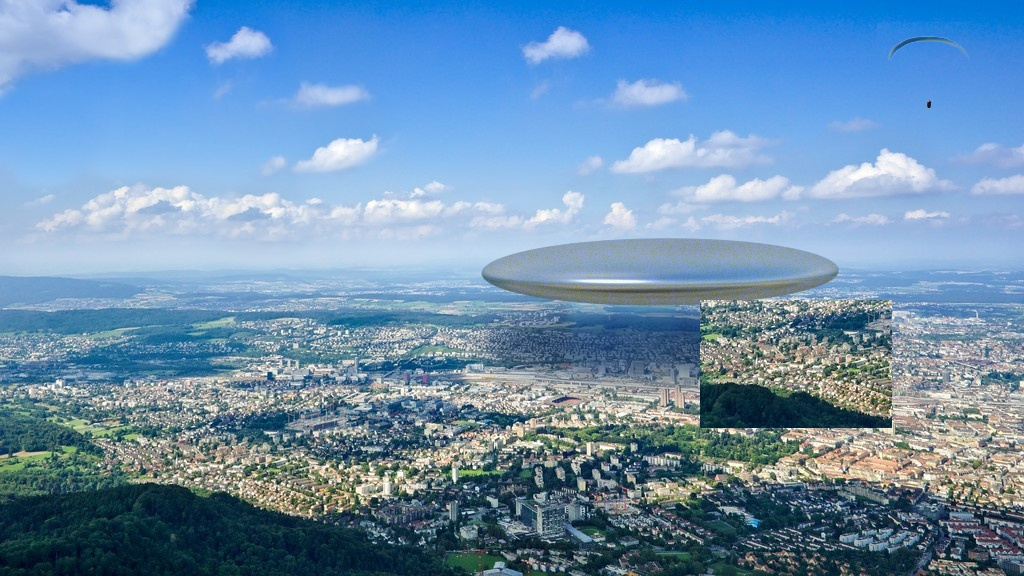
#> input picture assets/examples/copy_move_clone.jpg, 1024 x 576 px; its folder holds only this picture in this run
$ python -i frequency_analysis.py   (imports and definitions only)
#> lines starting #> are read from the running program, lines starting #| are printed output that depends on the picture
### analysis/util.py
"""
Shared helpers: the result contract every analysis returns, decoding images
to arrays without re-encoding them, and JPEG grid alignment.
"""
import io

import numpy as np
from PIL import Image, ImageOps

# ── Result contract ───────────────────────────────────────────────
# Every public analysis function returns make_result(...). The app renders
# any result the same way, so a module can't return keys the UI never reads.
STATUSES = ("ok", "insufficient_data", "not_applicable", "error")
LEVELS = ("info", "notice", "warning")  # neutral / weak indicator / inconsistency


def make_result(status, summary, findings=(), metrics=None, images=None,
                tables=None, limitations=(), details=None):
    """
    Args:
        status: one of STATUSES
        summary: one neutral sentence describing what was measured
        findings: iterable of (level, text) or {"level", "text"}
        metrics: {label: number|str} shown as headline numbers
        images: {caption: uint8 ndarray (H,W) or (H,W,3)}
        tables: {title: list[dict] | dict}
        limitations: what this technique cannot see, always shown
        details: raw values for power users / tests (JSON-serialisable)
    """
    if status not in STATUSES:
        raise ValueError(f"bad status {status!r}")
    norm = []
    for f in findings:
        level, text = (f["level"], f["text"]) if isinstance(f, dict) else f
        if level not in LEVELS:
            raise ValueError(f"bad finding level {level!r}")
        norm.append({"level": level, "text": str(text)})
    return {
        "status": status,
        "summary": str(summary),
        "findings": norm,
        "metrics": dict(metrics or {}),
        "images": dict(images or {}),
        "tables": dict(tables or {}),
        "limitations": [str(x) for x in limitations],
        "details": dict(details or {}),
    }


def error_result(exc, limitations=()):
    return make_result("error", f"Analysis failed: {exc}", limitations=limitations)


# ── Decoding ──────────────────────────────────────────────────────
def load_array(image_path, mode="RGB", max_px=None):
    """
    Decode an image to a float64 array in [0, 255] without re-encoding it.

    EXIF orientation is NOT applied: forensic traces (JPEG grid, PRNU, CFA)
    live in the stored pixel order.

    Args:
        mode: "RGB" or "L". Alpha is dropped; 16-bit and palette images are
            converted by Pillow.
        max_px: if set and the longer side exceeds it, downscale in memory
            (area interpolation). Only for analyses that do not depend on
            compression traces. The returned scale says what happened.

    Returns:
        (array, scale) where scale <= 1.0 is the applied resize factor.
    """
    with Image.open(image_path) as img:
        if img.mode in ("I;16", "I;16B", "I;16L", "I"):
            arr = np.asarray(img, dtype=np.float64)
            arr = arr * (255.0 / max(arr.max(), 1.0))
            img = Image.fromarray(arr.astype(np.uint8))
        img = img.convert(mode)
        scale = 1.0
        if max_px and max(img.size) > max_px:
            scale = max_px / max(img.size)
            size = (max(1, round(img.width * scale)),
                    max(1, round(img.height * scale)))
            img = img.resize(size, Image.Resampling.BOX)
        return np.asarray(img, dtype=np.float64), scale


def image_format(image_path):
    with Image.open(image_path) as img:
        return img.format


def to_uint8(arr, stretch=True):
    """Map any array to uint8 for display. stretch=True uses the 0.5-99.5 %
    percentiles so one outlier can't flatten the picture."""
    a = np.asarray(arr, dtype=np.float64)
    a = np.nan_to_num(a)
    if stretch:
        lo, hi = np.percentile(a, [0.5, 99.5])
        a = (a - lo) / (hi - lo) if hi > lo else np.zeros_like(a)
        a = a * 255.0
    return np.clip(a, 0, 255).astype(np.uint8)


# [19 lines left out: functions fig_to_array, overlay_mask, not called in this run]


# ── JPEG grid ─────────────────────────────────────────────────────
# Block artifact grid (BAG) after W. Li, Y. Yuan, N. Yu, "Passive detection
# of doctored JPEG image via block artifact grid extraction", Signal
# Processing 89(9), 2009. Second-order differences are taken across every
# column/row gap (see _gap_diff); values above T are zeroed so object edges
# do not swamp the weak block-boundary steps; the rest is accumulated along
# the boundary over 33 px, a 33-px running median across it is subtracted,
# and the energy is summed per grid phase. Deviation from the paper: T adapts
# to the image, T = max(BAG_EDGE_MIN, BAG_EDGE_K * median difference). A
# fixed T missed the grid either in textured (grass, gravel) or in smooth
# images. Global crop-offset recovery with the adaptive T: 73 % of 96 cropped
# JPEGs q50-95 (q50-70 94 %, q80 75 %, q90 56 %, q95 31 %), 0/48 false grids
# on never-compressed, NN-2x and bicubic-1.5x images (frequency_analysis).
BAG_EDGE_K = 8.0
BAG_EDGE_MIN = 4.0


def _gap_diff(g, axis):
    """Second-order difference e[x] = |2g[x] - g[x-1] - g[x+1]| (Li et al.),
    summed over the two pixels either side of each gap: out[x] = e[x-1] +
    e[x] is the response to a step between pixels x-1 and x. A lone second
    difference peaks equally on both sides of a block boundary, so the sum
    is what makes the grid phase unambiguous."""
    a = g if axis == 1 else g.T
    e = np.zeros_like(a)
    e[:, 1:-1] = np.abs(2 * a[:, 1:-1] - a[:, :-2] - a[:, 2:])
    out = np.zeros_like(a)
    out[:, 1:] = e[:, 1:] + e[:, :-1]
    return out if axis == 1 else out.T


def bag_diffs(gray, edge_t=None):
    """
    Edge-suppressed boundary differences (edge_t=None: adaptive T above).

    Returns:
        (dh, dv) both shaped like gray. dh[y, x] is the boundary response
        at the gap where a block would start at column x (column 0 is 0);
        dv likewise for rows. Values above edge_t are set to 0.
    """
    g = np.asarray(gray, dtype=np.float64)
    if g.ndim == 3:
        g = g.mean(axis=2)
    dh = _gap_diff(g, 1)
    dv = _gap_diff(g, 0)
    if edge_t is None:
        edge_t = max(BAG_EDGE_MIN, BAG_EDGE_K * float(np.median(dh)))
    dh[dh > edge_t] = 0
    dv[dv > edge_t] = 0
    return dh, dv


def bag_maps(gray, edge_t=None, step=8, win=33):
    """
    Block artifact grid maps (Li et al. 2009, eqs. for accumulation and
    median-based periodic extraction).

    The edge-suppressed differences are summed along the boundary direction
    over `win` px, and the median over `win` px across it is subtracted, so
    only the periodic boundary peaks remain (clipped at 0). To keep this
    O(pixels) the accumulated maps are sampled every `step` px along the
    boundary direction (the 33-px window makes neighbours redundant).

    Returns:
        (gh, gv): gh[i, x] = vertical-boundary BAG at row i*step, column x;
        gv[y, j] = horizontal-boundary BAG at row y, column j*step.
    """
    from scipy import ndimage
    dh, dv = bag_diffs(gray, edge_t)
    ah = ndimage.uniform_filter1d(dh, win, axis=0)[step // 2::step]
    av = ndimage.uniform_filter1d(dv, win, axis=1)[:, step // 2::step]
    gh = np.maximum(ah - ndimage.median_filter(ah, size=(1, win)), 0)
    gv = np.maximum(av - ndimage.median_filter(av, size=(win, 1)), 0)
    return gh, gv


def phase_energy(d, axis):
    """Mean of d over all columns (axis=1) or rows (axis=0) of each phase
    p = index mod 8, normalised to mean 1. Index 0 (no gap) is skipped."""
    prof = np.asarray(d, dtype=np.float64).mean(axis=1 - axis)[1:]
    phase = np.arange(1, prof.size + 1) % 8
    e = np.array([prof[phase == p].mean() if (phase == p).any() else 0.0
                  for p in range(8)])
    return e / max(e.mean(), 1e-12)


# [17 lines left out: function blockiness_by_offset, not called in this run]


def grid_uniqueness(e):
    """Strongest phase energy over the second strongest (1.0 = no unique
    8-periodic peak; an upscale's period-2/4 pattern also gives 1.0)."""
    s = np.sort(np.asarray(e, dtype=np.float64))
    return float(s[-1] / max(s[-2], 1e-12))


# [18 lines left out: function jpeg_grid_offset, not called in this run]


# [17 lines that do not run on import are left out]

### analysis/__init__.py
# Lazy imports - modules are only loaded when first accessed.
# This prevents loading heavy libraries (cv2, scipy, matplotlib, numpy)
# at app startup when the user may only use one or two analysis tabs.

import importlib as _importlib

_MODULE_NAMES = [
    "ela",
    "metadata_analysis",
    "histogram_analysis",
    "noise_map",
    "jpeg_ghost",
    "quant_table",
    "double_jpeg",
    "cmfd",
    "prnu",
    "frequency_analysis",
    "deepfake_detector",
    "resampling_detector",
    "steganography_detection",
    "hash_verification",
    "util",
]

__all__ = list(_MODULE_NAMES)


def __getattr__(name):
    """Lazily import sub-modules on first access."""
    if name in _MODULE_NAMES:
        mod = _importlib.import_module(f".{name}", __name__)
        globals()[name] = mod  # cache so subsequent accesses are fast
        return mod
    raise AttributeError(f"module {__name__!r} has no attribute {name!r}")

### analysis/frequency_analysis.py
"""
Frequency-domain measurements.

analyze_spectrum: radially averaged power spectrum of the mean-subtracted,
Hann-windowed luminance. Natural images fall off roughly as 1/f^2
(D. J. Field, "Relations between the statistics of natural images and the
response properties of cortical cells", JOSA A 4(12), 1987; A. Torralba and
A. Oliva, "Statistics of natural image categories", Network 14, 2003). The
log-log slope and the share of power above half-Nyquist are reported as
measurements; values outside the range measured on unedited photos are a
notice only, because scene content moves both numbers as much as editing.

analyze_blocking: block artifact grid (BAG) extraction after W. Li, Y. Yuan,
N. Yu, "Passive detection of doctored JPEG image via block artifact grid
extraction", Signal Processing 89(9), 2009 (implementation in
analysis.util.bag_maps). Reports the global 8x8 grid origin (a non-zero
origin means the image was cropped after JPEG compression, or is itself a
pasted JPEG region), and local windows whose grid phase disagrees with the
global grid. A periodic pattern whose period is not 8 (e.g. nearest-neighbour
upscaling) is reported as such, not as a JPEG grid.
"""
import numpy as np
from PIL import Image
from scipy import ndimage

from analysis import util
from analysis.util import error_result, fig_to_array, load_array, make_result

# ── Spectrum ──────────────────────────────────────────────────────
MAX_SIDE = 2048   # centre square crop; cropping (unlike resizing) keeps the spectrum
# Interpretation ranges for the log-binned slope (scratchpad fix3/cal_spec.py).
# Calibration set: sample + 8 skimage photos + 8 camera-pipeline scenes (Bayer
# RGGB, shot/read noise, cv2 demosaic, half sharpened), each PNG and JPEG
# q70/85/95: slope -3.01 .. -1.08 (grass), HF 0.19 .. 28.6 %.
# Hold-out (6 other skimage images + 8 other seeds, 60 negatives):
#   outside the range 8/60 (13 %): every version of 'cat' (slope -4.3, smooth
#   fur) and 'colorwheel' (HF 0.02 %, flat graphic) - scene content, as the
#   limitations say; Gaussian blur s=1.5 13/15, 2x bicubic upscale 3/15,
#   Gaussian noise s=8 0/15.
SLOPE_LO, SLOPE_HI = -3.5, -1.0
HF_LO, HF_HI = 0.0005, 0.30

SPECTRUM_LIMITATIONS = [
    "The slope and HF share depend mostly on scene content (sky vs foliage, "
    "focus, depth of field); an out-of-range value is not evidence of editing.",
    "Upscaling, sharpening and added noise stay inside the range measured on "
    "unedited photos in most cases; only strong blur is usually visible.",
    "A whole-image spectrum cannot localise an edit.",
    f"Images larger than {MAX_SIDE} px are measured on a centre crop.",
]


def _square_crop(g, n):
    y0, x0 = (g.shape[0] - n) // 2, (g.shape[1] - n) // 2
    return g[y0:y0 + n, x0:x0 + n]


# [102 lines left out: functions power_spectrum_stats, _loglog_fit, _profile_plot, analyze_spectrum, not called in this run]


# ── Blocking / BAG ────────────────────────────────────────────────
# Calibrated (scratchpad p7/cal_grid.py, cal_local.py, sweep_local4.py) on
# 16 photos (sample + skimage):
# GRID_MIN: grid reported when jpeg_grid_offset strength >= 1.4. Never-
#   compressed (0.5x area-downscaled) photos, their NN-2x and bicubic-1.5x
#   upscales: 0/48 false grids. Cropped JPEGs (random 0-7 px crop) with the
#   crop offset recovered: q50 15/16, q60 15/16, q70 14/16, q80 12/16,
#   q90 9/16, q95 5/16 (73 %).
# Local: 64x64 windows on a 32-px step; a window is misaligned when its
#   strongest phase pair differs from the global one and beats the global
#   phase by LOCAL_UNIQ on some axis; MIN_CLUSTER touching windows with the
#   SAME phase pair are reported (texture gives random phases, a pasted JPEG
#   one consistent phase). Positives: 25-40 % patch from a q50-80 JPEG
#   pasted at a non-aligned position into a q70-95 JPEG: saved at q95 6/16,
#   q100 7/16, PNG 8/16 localised (44 %; 39/48 had a measurable global
#   grid). Negatives: cropped clean JPEGs q50-95 2/48 flagged (both the
#   bundled sample, itself a q95 JPEG, so the crop created a real 2nd grid).
GRID_MIN = 1.4
AC_MIN = 0.5      # |diff| profile autocorrelation; clean photos max 0.34 (0/16),
                  # NN 2x 16/16, NN 3x 16/16, bilinear 2x 10/16 (chk_period.py)
TILE = 32
LOCAL_UNIQ = 2.0
MIN_CLUSTER = 5
GLOBAL_SECOND = 50.0  # % of image: a second grid this widespread is global

BLOCKING_LIMITATIONS = [
    "JPEG quality >= 90 leaves a weak grid that is often not measurable, "
    "especially in small or smooth images.",
    "Resizing, rotation, strong filtering or noise after compression erase "
    "the grid; a grid-free image may still have been a JPEG.",
    "A pasted region is only visible if it carries its own grid at a "
    "different phase and was not recompressed at a lower quality afterwards.",
    "Flat regions (sky, walls) have no measurable local grid.",
]


DISPLAY_MAX = 1200


def _display(a):
    """Downscale a uint8 image so its longer side is <= DISPLAY_MAX."""
    h, w = a.shape[:2]
    s = max(h, w) / DISPLAY_MAX
    if s <= 1:
        return a
    return np.asarray(Image.fromarray(a).resize(
        (max(1, round(w / s)), max(1, round(h / s))), Image.Resampling.BOX))


def _period(g, axis):
    """Dominant period (px) of the mean |first difference| profile along
    `axis` (1 = x) and its normalised autocorrelation, lags 2..32."""
    prof = np.abs(np.diff(g, axis=axis)).mean(axis=1 - axis)
    if prof.size < 72:
        return 0, 0.0
    hp = prof - ndimage.uniform_filter1d(prof, 9)
    hp = hp - hp.mean()
    ac = np.correlate(hp, hp, "full")[hp.size - 1:]
    ac = ac / max(ac[0], 1e-12)
    lags = ac[2:33]
    best = float(lags.max())
    period = int(np.flatnonzero(lags >= 0.8 * best)[0] + 2)
    return period, best


def _local_phase(gh, gv, h, w):
    """Per-window 8-phase BAG energies (nwy, nwx, 8) for x and y, on
    2x2-tile (64 px) windows with a TILE-px step."""
    step = 8  # bag_maps sampling step
    rows_per_tile = TILE // step
    nty, ntx = h // TILE, w // TILE
    # x phases: gh[i, x], x = column; phase = x % 8
    a = gh[:nty * rows_per_tile, :ntx * TILE]
    a = a.reshape(nty, rows_per_tile, ntx, TILE // 8, 8).sum(axis=(1, 3))
    # y phases: gv[y, j]
    b = gv[:nty * TILE, :ntx * rows_per_tile]
    b = b.reshape(nty, TILE // 8, 8, ntx, rows_per_tile).sum(axis=(1, 4))
    b = b.transpose(0, 2, 1)
    win = lambda t: t[:-1, :-1] + t[1:, :-1] + t[:-1, 1:] + t[1:, 1:]
    return win(a), win(b)


def local_misalignment(gh, gv, h, w, gy, gx):
    """
    Returns (score, keep): score[i, j] in [-1, 1] = log2 of global-phase
    energy over the strongest other phase (min over axes; >0 aligned, <0
    another phase dominates); keep = windows in clusters of >= MIN_CLUSTER
    touching misaligned windows sharing one phase pair.
    """
    ex, ey = _local_phase(gh, gv, h, w)

    def axis_score(e, g):
        other = np.delete(e, g, axis=2).max(axis=2)
        return np.log2((e[..., g] + 1e-9) / (other + 1e-9))

    score = np.minimum(axis_score(ex, gx), axis_score(ey, gy))
    pair = ey.argmax(axis=2) * 8 + ex.argmax(axis=2)
    mis = (score < -np.log2(LOCAL_UNIQ)) & (pair != gy * 8 + gx)
    keep = np.zeros_like(mis)
    for v in np.unique(pair[mis]):
        lab, n = ndimage.label(mis & (pair == v))
        sizes = np.bincount(lab.ravel())[1:]
        keep |= np.isin(lab, np.flatnonzero(sizes >= MIN_CLUSTER) + 1)
    return np.clip(score, -1, 1), keep


def analyze_blocking(image_path):
    """
    JPEG block-artifact-grid analysis.

    Images: BAG map, local alignment heatmap (when a grid is present).
    Metrics: grid origin, grid strength, dominant period per axis,
    misaligned area %.
    """
#> called with image_path = '../assets/examples/copy_move_clone.jpg'
    try:
        g, _ = load_array(image_path, "L")
#> in load_array, img is the input picture: PIL image 1024x576 RGB; mean R, G, B 109.1, 144.5, 175.7
        h, w = g.shape
        if min(h, w) < 64 or g.std() < 1.0:
            return make_result(
                "insufficient_data",
                f"Image is {w}x{h} px or uniform; grid analysis needs at "
                "least 64x64 px of varying content.",
                limitations=BLOCKING_LIMITATIONS)
        gh, gv = util.bag_maps(g)
#> call 2 of _gap_diff, with axis = 0
#> in _gap_diff (call 2), `a = g if axis == 1 else g.T`:
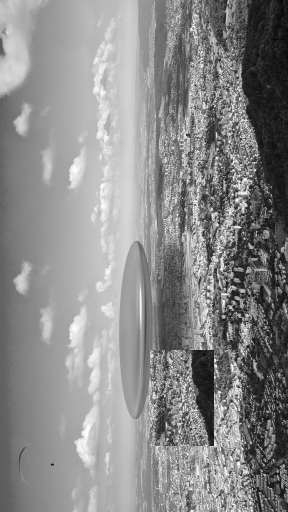
#> a: shape (1024, 576) float64 (shown at 1/2 size); min 5, max 255, mean 137.5
#> in _gap_diff (call 2), `e[:, 1:-1] = np.abs(2 * a[:, 1:-1] - a[:, :-2] - a[:, 2:])`:
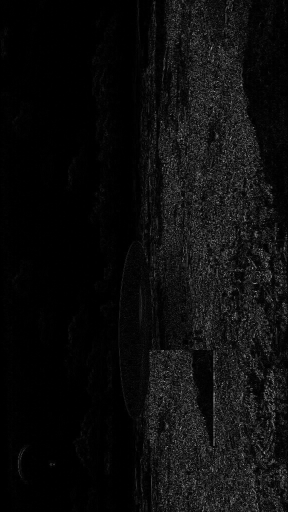
#> e: shape (1024, 576) float64 (shown at 1/2 size); min 0, max 335, mean 17.6; drawn with min black and max white
#> in _gap_diff (call 2), `return out if axis == 1 else out.T`:
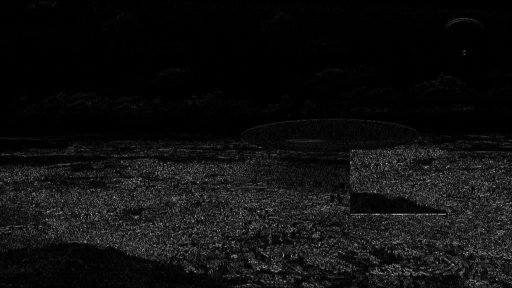
#> returned value: shape (576, 1024) float64 (shown at 1/2 size); min 0, max 565, mean 35.3; drawn with min black and max white
#> in bag_diffs, `edge_t = max(BAG_EDGE_MIN, BAG_EDGE_K * float(np.median(dh)))`: edge_t = 56
#> in bag_diffs, `dh[dh > edge_t] = 0`:
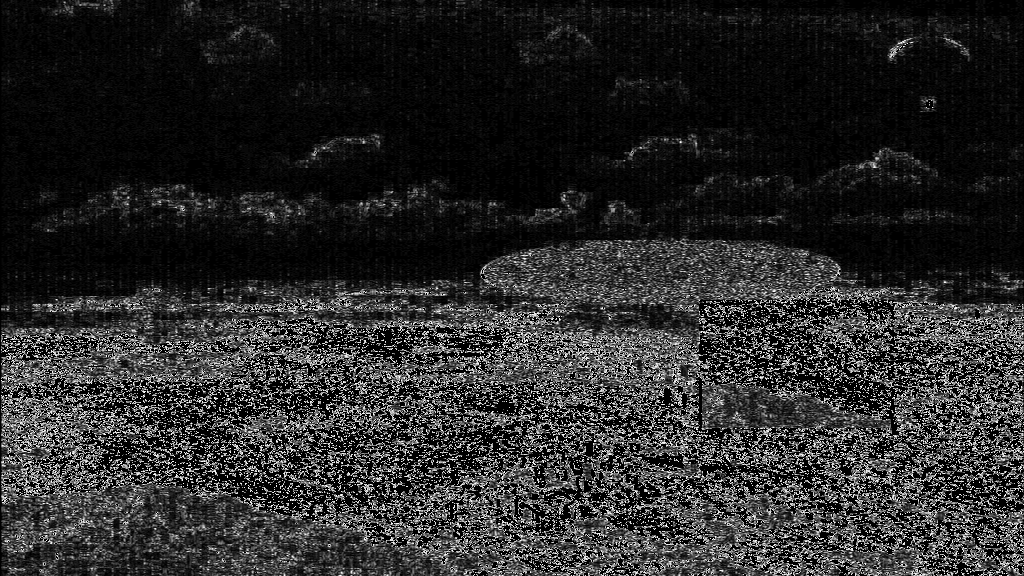
#> dh: shape (576, 1024) float64; min 0, max 56, mean 9.3; drawn with min black and max white
#> in bag_maps, `ah = ndimage.uniform_filter1d(dh, win, axis=0)[step // 2::step]`:
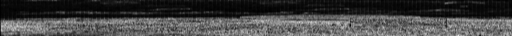
#> ah: shape (72, 1024) float64 (shown at 1/2 size); min 0, max 35.33, mean 9.3; drawn with min black and max white
#> in bag_maps, `av = ndimage.uniform_filter1d(dv, win, axis=1)[:, step // 2::step]`:
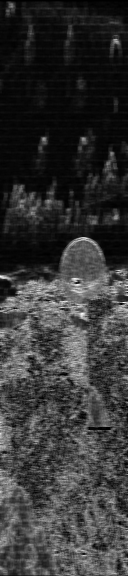
#> av: shape (576, 128) float64; min 0, max 42.76, mean 9.1; drawn with min black and max white
#> in bag_maps, `gh = np.maximum(ah - ndimage.median_filter(ah, size=(1, win)), 0)`:
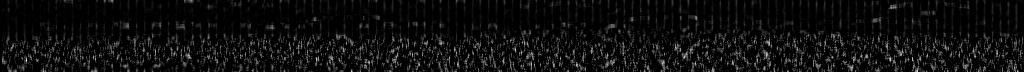
#> gh: shape (72, 1024) float64; min 0, max 15.15, mean 0.832; drawn with min black and max white
        ey, ex = util.phase_energy(gv, 0), util.phase_energy(gh, 1)
#> (the rest of the program and of its run is left out)
